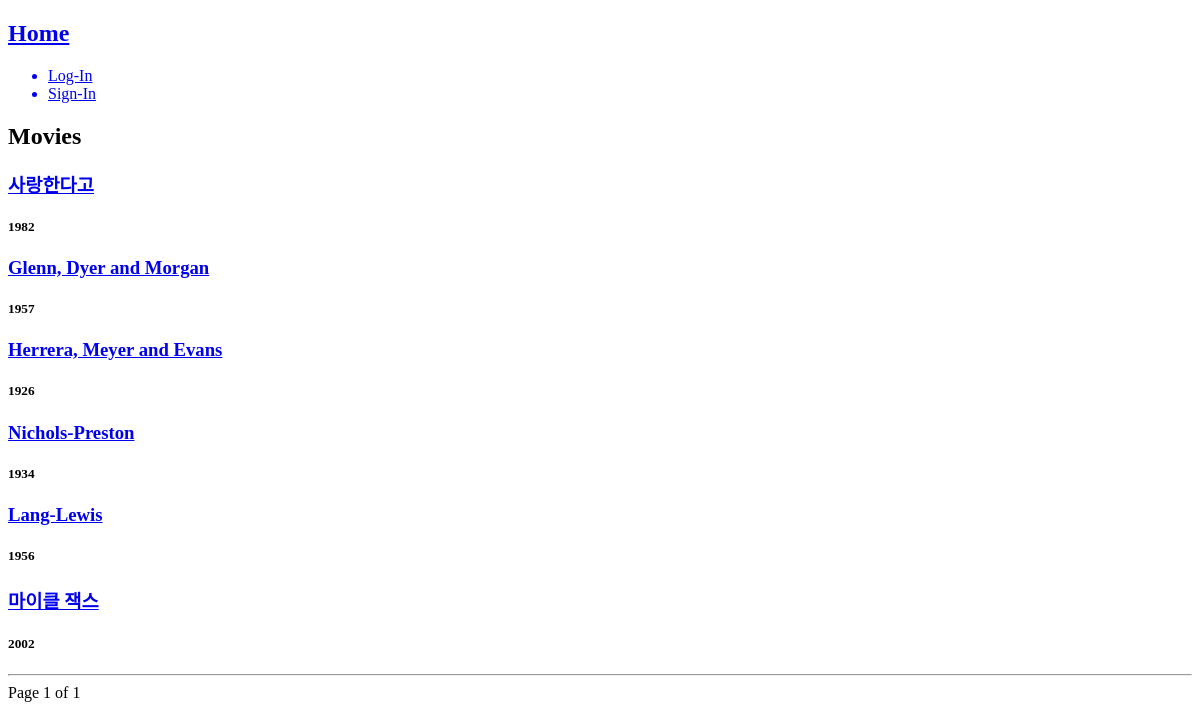
The page /movies/ on the database as committed earlier.
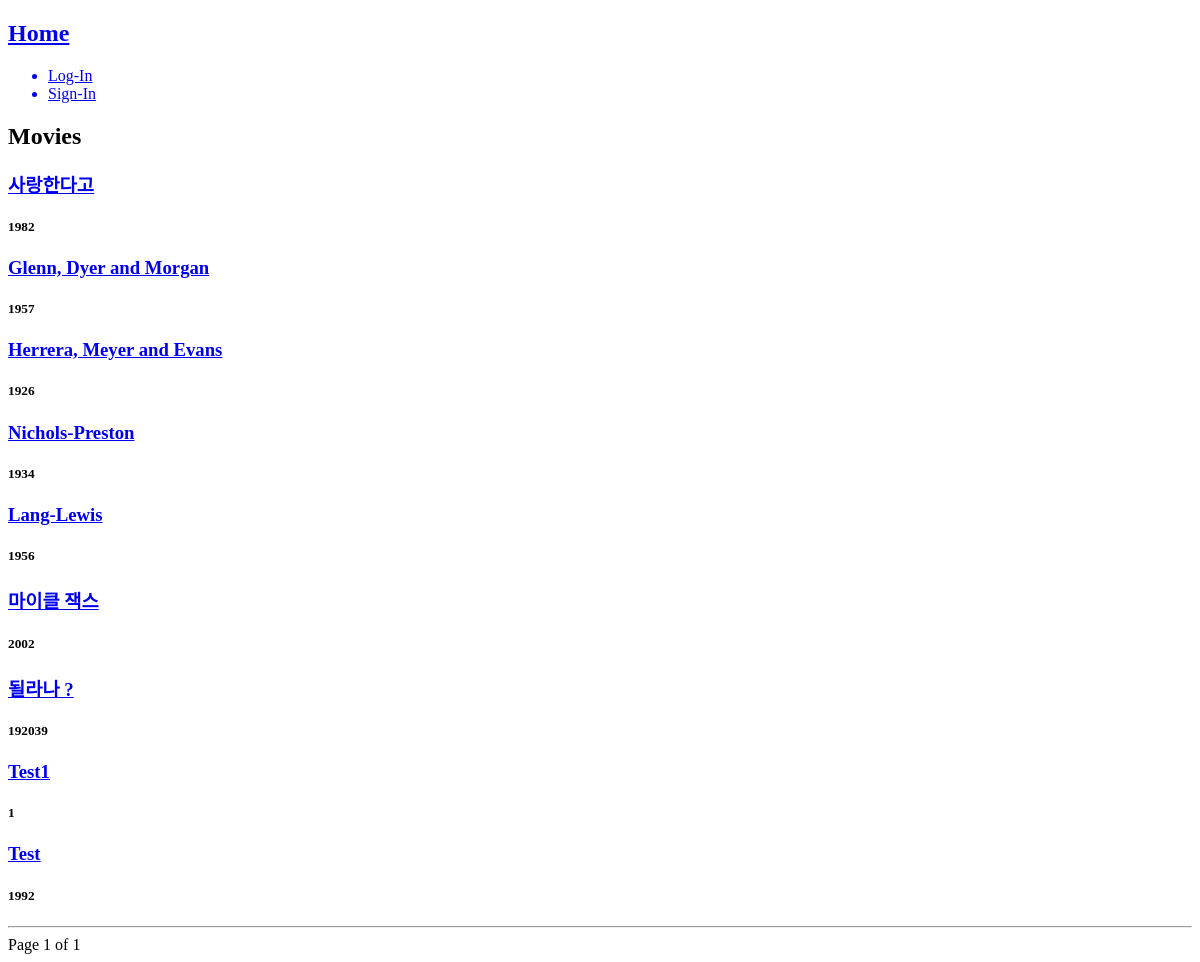
The same page on the database as committed later.
### movies/models.py (models this page shows, shortened)
class Movie(TimeStampModel):
    title = models.CharField(max_length=120)
    year = models.IntegerField()
    cover_image = models.ImageField(null=True, blank=True)
    rating = models.IntegerField()
    category = models.ForeignKey(
        "categories.Category", on_delete=models.CASCADE, related_name="movies"
    )
    director = models.ForeignKey(
        "people.Person", on_delete=models.CASCADE, related_name="movies"
    )
    cast = models.ManyToManyField("people.Person", blank=True)

### movies/views.py (the view)
# urls.py: path("", MoviesView.as_view(), name="movies"),
class MoviesView(ListView):
    model = Movie
    paginate_by = 10
    paginate_orphans = 5
    ordering = "pk"
    context_object_name = "movies"
    def get_context_data(self, **kwargs):
        context = super().get_context_data(**kwargs)
        context["page_title"] = "All Movies"
        return context

### templates/movies/movie_list.html (shortened to what this page needs)
{% extends "base.html" %}
{% block content %}
<div>
  <h2>Movies</h2>
  {% for movie in movies %}
  <div>
    <a href="{% url "movies:movieDetail" movie.pk %}">
      <h3>{{movie.title}}</h3>
    </a>
    <h5>{{movie.year}}</h5>
  </div>
  {% endfor %}
<hr />
</div>
<div>
    Page {{page_obj.number}} of {{page_obj.paginator.num_pages}}
</div>
{% endblock content %}

Rows that differ between the two databases and show on the page:
added Movie: title "될라나 ?", year "192039"
added Movie: title "Test1", year "1"
added Movie: title "Test", year "1992"
